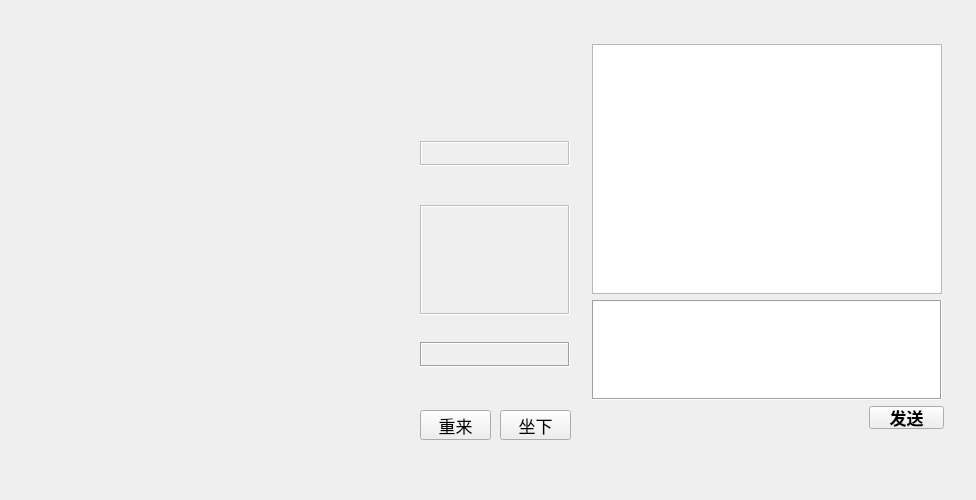
<?xml version="1.0" encoding="UTF-8"?>
<ui version="4.0">
 <class>gamepanel</class>
 <widget class="QWidget" name="gamepanel">
  <property name="geometry">
   <rect>
    <x>0</x>
    <y>0</y>
    <width>976</width>
    <height>500</height>
   </rect>
  </property>
  <property name="sizePolicy">
   <sizepolicy hsizetype="Fixed" vsizetype="Fixed">
    <horstretch>0</horstretch>
    <verstretch>0</verstretch>
   </sizepolicy>
  </property>
  <property name="minimumSize">
   <size>
    <width>976</width>
    <height>500</height>
   </size>
  </property>
  <property name="maximumSize">
   <size>
    <width>976</width>
    <height>500</height>
   </size>
  </property>
  <property name="font">
   <font>
    <pointsize>13</pointsize>
   </font>
  </property>
  <property name="windowTitle">
   <string>中国象棋</string>
  </property>
  <widget class="QPushButton" name="pushButton_TakeSite">
   <property name="geometry">
    <rect>
     <x>500</x>
     <y>410</y>
     <width>71</width>
     <height>30</height>
    </rect>
   </property>
   <property name="text">
    <string>坐下</string>
   </property>
  </widget>
  <widget class="QPushButton" name="pushButton_ReGame">
   <property name="geometry">
    <rect>
     <x>420</x>
     <y>410</y>
     <width>71</width>
     <height>30</height>
    </rect>
   </property>
   <property name="text">
    <string>重来</string>
   </property>
  </widget>
  <widget class="QWidget" name="layoutWidget">
   <property name="geometry">
    <rect>
     <x>592</x>
     <y>44</y>
     <width>352</width>
     <height>431</height>
    </rect>
   </property>
   <layout class="QVBoxLayout" name="verticalLayout">
    <item>
     <widget class="QTextEdit" name="showText">
      <property name="enabled">
       <bool>true</bool>
      </property>
      <property name="minimumSize">
       <size>
        <width>350</width>
        <height>250</height>
       </size>
      </property>
      <property name="maximumSize">
       <size>
        <width>350</width>
        <height>250</height>
       </size>
      </property>
      <property name="font">
       <font>
        <pointsize>9</pointsize>
       </font>
      </property>
      <property name="frameShape">
       <enum>QFrame::StyledPanel</enum>
      </property>
      <property name="frameShadow">
       <enum>QFrame::Sunken</enum>
      </property>
      <property name="readOnly">
       <bool>true</bool>
      </property>
     </widget>
    </item>
    <item>
     <widget class="QTextEdit" name="sendEdit">
      <property name="minimumSize">
       <size>
        <width>350</width>
        <height>100</height>
       </size>
      </property>
      <property name="maximumSize">
       <size>
        <width>350</width>
        <height>100</height>
       </size>
      </property>
      <property name="font">
       <font>
        <pointsize>13</pointsize>
       </font>
      </property>
      <property name="frameShape">
       <enum>QFrame::Box</enum>
      </property>
     </widget>
    </item>
    <item>
     <layout class="QHBoxLayout" name="horizontalLayout">
      <item>
       <spacer name="horizontalSpacer_3">
        <property name="orientation">
         <enum>Qt::Horizontal</enum>
        </property>
        <property name="sizeHint" stdset="0">
         <size>
          <width>40</width>
          <height>20</height>
         </size>
        </property>
       </spacer>
      </item>
      <item>
       <widget class="QPushButton" name="sendButton">
        <property name="minimumSize">
         <size>
          <width>75</width>
          <height>23</height>
         </size>
        </property>
        <property name="maximumSize">
         <size>
          <width>75</width>
          <height>23</height>
         </size>
        </property>
        <property name="font">
         <font>
          <pointsize>13</pointsize>
          <weight>75</weight>
          <bold>true</bold>
         </font>
        </property>
        <property name="text">
         <string>发送</string>
        </property>
       </widget>
      </item>
     </layout>
    </item>
    <item>
     <spacer name="verticalSpacer">
      <property name="orientation">
       <enum>Qt::Vertical</enum>
      </property>
      <property name="sizeHint" stdset="0">
       <size>
        <width>20</width>
        <height>30</height>
       </size>
      </property>
     </spacer>
    </item>
   </layout>
  </widget>
  <widget class="QWidget" name="layoutWidget">
   <property name="geometry">
    <rect>
     <x>420</x>
     <y>120</y>
     <width>154</width>
     <height>247</height>
    </rect>
   </property>
   <layout class="QVBoxLayout" name="verticalLayout_3">
    <item>
     <widget class="QLabel" name="label_GameStatus">
      <property name="font">
       <font>
        <pointsize>10</pointsize>
       </font>
      </property>
      <property name="text">
       <string/>
      </property>
      <property name="alignment">
       <set>Qt::AlignCenter</set>
      </property>
     </widget>
    </item>
    <item>
     <layout class="QVBoxLayout" name="verticalLayout_2">
      <item>
       <widget class="QLabel" name="upUserLabel">
        <property name="enabled">
         <bool>false</bool>
        </property>
        <property name="sizePolicy">
         <sizepolicy hsizetype="Fixed" vsizetype="Fixed">
          <horstretch>0</horstretch>
          <verstretch>0</verstretch>
         </sizepolicy>
        </property>
        <property name="minimumSize">
         <size>
          <width>150</width>
          <height>25</height>
         </size>
        </property>
        <property name="maximumSize">
         <size>
          <width>150</width>
          <height>25</height>
         </size>
        </property>
        <property name="font">
         <font>
          <pointsize>15</pointsize>
         </font>
        </property>
        <property name="frameShape">
         <enum>QFrame::Box</enum>
        </property>
        <property name="frameShadow">
         <enum>QFrame::Sunken</enum>
        </property>
        <property name="text">
         <string/>
        </property>
        <property name="alignment">
         <set>Qt::AlignCenter</set>
        </property>
       </widget>
      </item>
      <item>
       <spacer name="verticalSpacer_2">
        <property name="orientation">
         <enum>Qt::Vertical</enum>
        </property>
        <property name="sizeHint" stdset="0">
         <size>
          <width>150</width>
          <height>13</height>
         </size>
        </property>
       </spacer>
      </item>
      <item>
       <widget class="QLabel" name="chooselabel">
        <property name="enabled">
         <bool>false</bool>
        </property>
        <property name="sizePolicy">
         <sizepolicy hsizetype="Fixed" vsizetype="Fixed">
          <horstretch>0</horstretch>
          <verstretch>0</verstretch>
         </sizepolicy>
        </property>
        <property name="minimumSize">
         <size>
          <width>150</width>
          <height>110</height>
         </size>
        </property>
        <property name="maximumSize">
         <size>
          <width>150</width>
          <height>110</height>
         </size>
        </property>
        <property name="layoutDirection">
         <enum>Qt::LeftToRight</enum>
        </property>
        <property name="frameShape">
         <enum>QFrame::Box</enum>
        </property>
        <property name="frameShadow">
         <enum>QFrame::Sunken</enum>
        </property>
        <property name="text">
         <string/>
        </property>
        <property name="alignment">
         <set>Qt::AlignCenter</set>
        </property>
       </widget>
      </item>
      <item>
       <spacer name="verticalSpacer_3">
        <property name="minimumSize">
         <size>
          <width>23</width>
          <height>21</height>
         </size>
        </property>
        <property name="orientation">
         <enum>Qt::Vertical</enum>
        </property>
        <property name="sizeType">
         <enum>QSizePolicy::Fixed</enum>
        </property>
        <property name="sizeHint" stdset="0">
         <size>
          <width>150</width>
          <height>18</height>
         </size>
        </property>
       </spacer>
      </item>
      <item>
       <widget class="QLabel" name="downUserLabel">
        <property name="sizePolicy">
         <sizepolicy hsizetype="Fixed" vsizetype="Fixed">
          <horstretch>0</horstretch>
          <verstretch>0</verstretch>
         </sizepolicy>
        </property>
        <property name="minimumSize">
         <size>
          <width>150</width>
          <height>25</height>
         </size>
        </property>
        <property name="maximumSize">
         <size>
          <width>150</width>
          <height>25</height>
         </size>
        </property>
        <property name="font">
         <font>
          <pointsize>15</pointsize>
         </font>
        </property>
        <property name="frameShape">
         <enum>QFrame::Box</enum>
        </property>
        <property name="frameShadow">
         <enum>QFrame::Sunken</enum>
        </property>
        <property name="text">
         <string/>
        </property>
        <property name="alignment">
         <set>Qt::AlignCenter</set>
        </property>
       </widget>
      </item>
     </layout>
    </item>
   </layout>
  </widget>
 </widget>
 <resources/>
 <connections/>
</ui>
